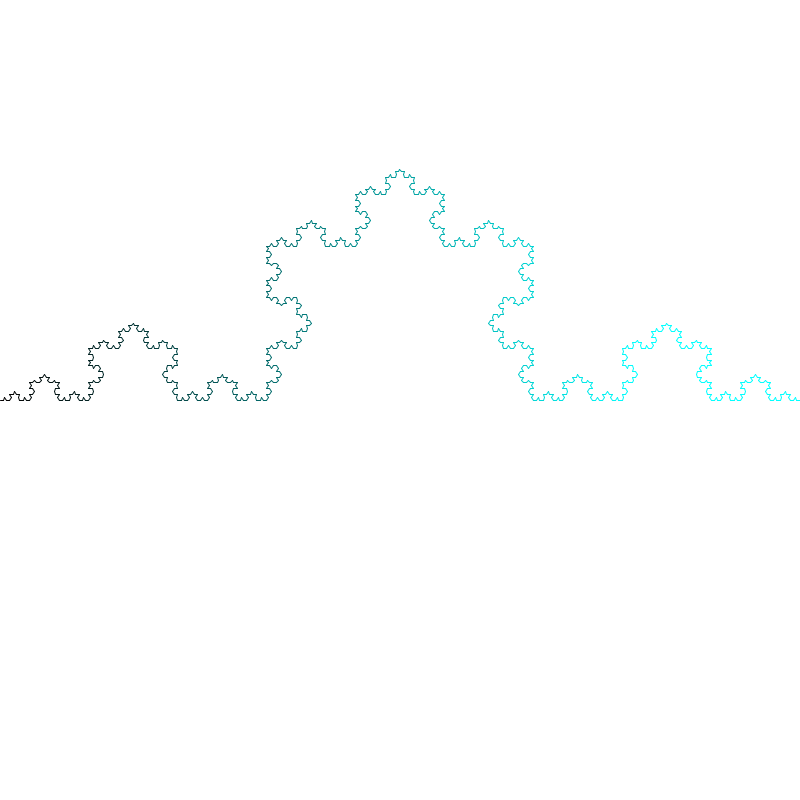
Frame 1 (no input)
Frame 60 (the mouse pressed at the canvas centre just before this capture): identical to frame 1, image omitted
Frame 120 (the mouse held since frame 60 and released just before this capture): identical to frame 1, image omitted

The Processing sketch that drew this single still picture (run headless with seeded random() and noise(); from frame 60 on, the mouse is pressed at the canvas centre):

// Processing sketch: KochLine
// ── KochLine.pde
ArrayList<MakeLine> lines;

void setup(){
  size(800, 800);
  lines = new ArrayList<MakeLine>();
  PVector start = new PVector(0, height/2);
  PVector end = new PVector(width, height/2);
  
  lines.add(new MakeLine(start, end));
  
  for(int i = 0; i < 5; i++){
    generate();
  }
}
void draw(){
  background(255);
  for(MakeLine l : lines){
    l.display();
  }
}

class MakeLine{
  
  PVector start;
  PVector end;
  
  MakeLine(PVector a, PVector b){
    start = a.copy();
    end = b.copy();
  }
  
  PVector lineA(){
     return start.copy();
  }
  PVector lineB(){
    PVector v = PVector.sub(end, start);
    v.div(3);
    v.add(start);
    return v;
  }
  
  PVector lineC(){
    PVector a = start.copy();
    PVector v = PVector.sub(end, start);
    v.div(3);
    a.add(v);
    v.rotate(-radians(60));
    a.add(v);
    return a;
  }
  
  
  PVector lineD(){
    PVector v = PVector.sub(end, start);
    v.mult(2/3.0);
    v.add(start);
    return v;
  }
  
  PVector lineE(){
    return end.copy();
  }
   
  
  void display(){
    stroke(3, start.x*0.4, start.x*0.4);
    line(start.x, start.y, end.x, end.y);
  }
}

void generate(){
  ArrayList next = new ArrayList<MakeLine>();
  for (MakeLine l : lines){
    PVector a = l.lineA();
    PVector b = l.lineB();
    PVector c = l.lineC();
    PVector d = l.lineD();
    PVector e = l.lineE();
    
    next.add(new MakeLine(a, b));
    next.add(new MakeLine(b, c));
    next.add(new MakeLine(c, d));
    next.add(new MakeLine(d, e));

  }
  lines = next;
}
